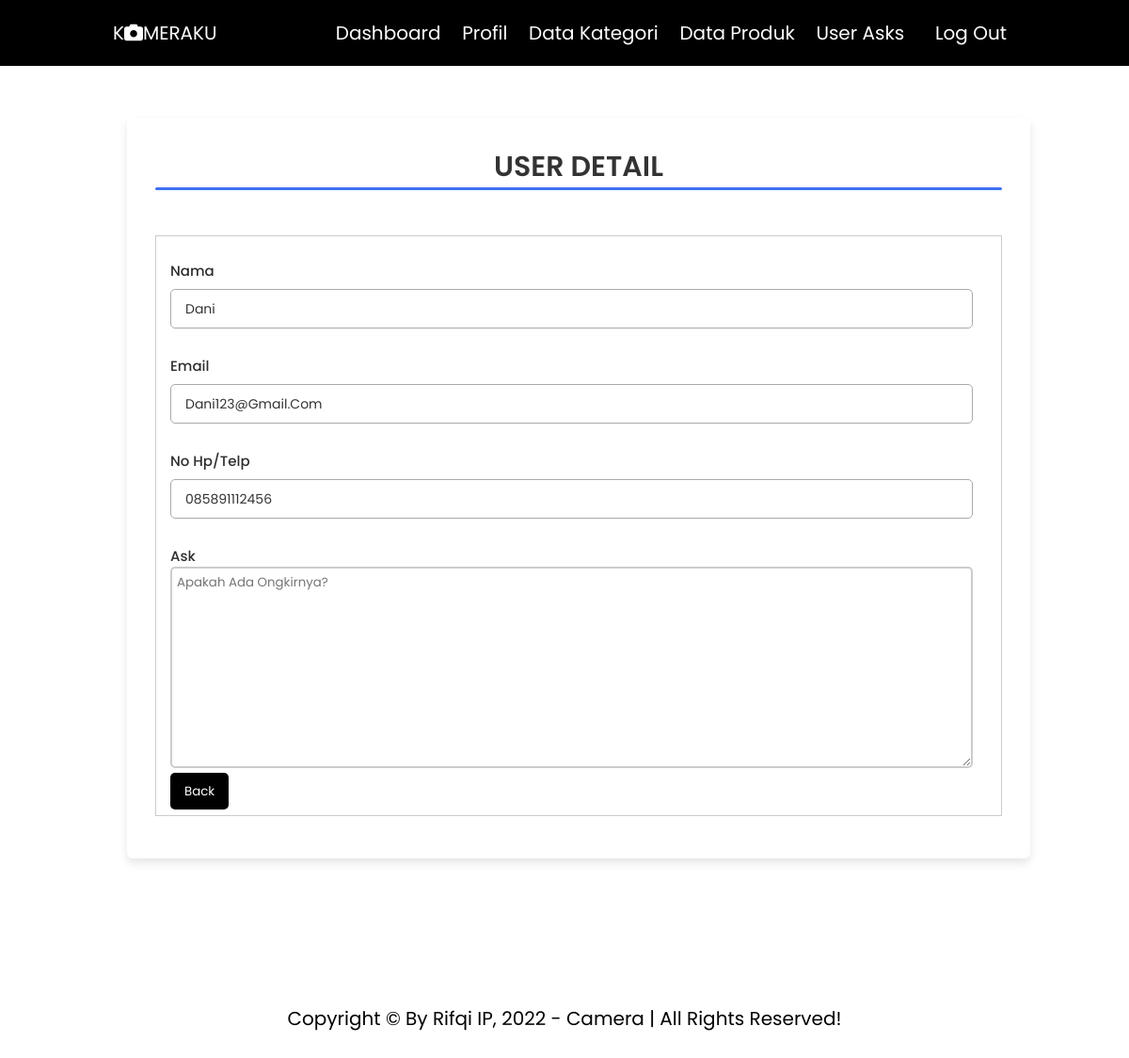
Page /project/viewask.php (signed in) on the committed database.
### tables this page shows
CREATE TABLE `tb_user` (
  `user_id` int(11) NOT NULL,
  `user_name` varchar(50) NOT NULL,
  `user_email` varchar(50) NOT NULL,
  `user_telp` varchar(20) NOT NULL,
  `user_ask` text NOT NULL,
  `date_created` timestamp NOT NULL DEFAULT current_timestamp()
);

### project/viewask.php (the view, shortened to what this page needs)
<?php
include 'db.php';
?>
<!DOCTYPE html>
<html lang="en">
<head>
    <link rel="stylesheet" href="css/style.css">
    <link rel="stylesheet" href="https://cdnjs.cloudflare.com/ajax/libs/font-awesome/6.1.1/css/all.min.css"/>
</head>
<body>
    <section class="header">
        <a href="dashboard.php" class="logo">K<i class="fa-solid fa-camera"></i>meraKu</a>
        <nav class="navbar">
            <a href="dashboard.php" >Dashboard</a>
            <a href="profil.php">Profil</a>
            <a href="data_kategori.php">Data Kategori</a>
            <a href="data_produk.php">Data Produk</a>
            <a href="userask.php">user asks</a>
            <a href="logout.php" class="login-btn">Log out</a>
        </nav>
    </section>
    <section>
    	<div class="container-profil">
            <header>User Detail</header>
            <form action="" >
                <div class="form first" >
                    <div class="details personal">
                        <?php
                        $user = mysqli_query($conn, "SELECT * FROM tb_user ORDER BY user_id DESC");
                        if (mysqli_num_rows($user) > 0){
                            $row = mysqli_fetch_array($user);
                        }
                        ?>
                        <div class="fields">
                            <div class="input-field">
                                <label>Nama</label>
                                <input type="text" name="nama" placeholder="Nama" value="<?php echo $row['user_name'] ?>" readonly>
                            </div>
                            <div class="input-field">
                                <label>email</label>
                                <input type="email" name="email" placeholder="Email" value="<?php echo $row['user_email'] ?>" readonly>
                            </div>
                            <div class="input-field">
                                <label>No Hp/Telp</label>
                                <input type="text" name="hp" placeholder="No HP"  value="<?php echo $row['user_telp'] ?>" readonly>
                            </div>
                            <div class="input-field">
                                <label>Ask</label>
                                <textarea name="ask" id="" cols="30" rows="10" placeholder="<?php echo $row['user_ask'] ?>"  readonly></textarea>
                            </div>
                            <div class="back">
                              <button class="btn"><a href="userask.php">Back</a></button>
                          </div>
                      </div>
                  </div>
              </div>
          </form>
      </div>
  </section>
  <section class="footer">
      <div>
          <div class="credit">Copyright &copy by Rifqi IP, 2022 - Camera | all rights reserved! </div>
      </div>
  </section>
</body>
</html>

### project/css/style.css (style rules this page uses)
* { font-family: 'Poppins', sans-serif; margin:0; padding:0; box-sizing: border-box; outline: none; border:none; text-decoration: none; text-transform: capitalize; }
html { font-size: 62.5%; overflow: auto; }
section { padding: 5rem 10%; }
.header { position: sticky; top: 0; left: 0; right: 0; z-index: 1000; background-color: #000; display: flex; padding-top: 2rem; padding-bottom: 2rem; box-shadow: var(--box-shadow); align-items: center; justify-content: space-between; }
.header .logo { font-size: 2rem; color: #fff; text-transform: uppercase; }
.header .navbar a { font-size: 2rem; margin-left: 2rem; color: #fff; }
.header .navbar .login-btn { color: #fff; text-decoration: none; padding: .5rem 1rem; }
.container-profil { position: relative; max-width: 100%; width: 100%; border-radius: 6px; padding: 30px; margin: 5px 15px; background-color: #fff; box-shadow: 0 5px 10px rgba(0,0,0,0.1); z-index: 1; }
.container-profil header { position: relative; font-size: 30px; font-weight: 600; color: #333; text-align: center; margin-bottom: 5rem; text-transform: uppercase; }
.container-profil header::before { content: ""; position: absolute; left: 0; bottom: -2px; height: 3px; width: 100%; border-radius: 8px; background-color: #4070f4; }
.container-profil form { position: relative; margin-top: 16px; min-height: auto; background-color: #fff; }
.container-profil form .form { position: relative; background-color: #fff; transition: 0.3s ease; }
.container-profil form .fields { display: flex; align-items: center; justify-content: space-between; flex-wrap: wrap; }
form .fields .input-field { display: flex; width: calc(100% / 1 - 15px); flex-direction: column; margin: 10px 0; }
input,textarea { display: block; border: 2px solid #ccc; width: 100%; padding: 5px; border-radius: 5px; }
.input-field label { font-size: 15px; font-weight: 500; color: #2e2e2e; }
input, select { outline: none; font-size: 14px; font-weight: 400; color: #333; border-radius: 5px; border: 1px solid #aaa; padding: 0 15px; height: 42px; margin: 8px 0; }
.details { background-color: #fff; border: 1px solid #ccc; padding: 15px; box-sizing: border-box; margin: 15px 0; }
.back { margin-top: 5; }
button a { padding: 10px 15px; background: #000; color: #fff; border-radius: 5px; border: none; cursor: pointer; margin-top: 5px; }
.btn { margin-top: 5px; background: #000; padding: auto 20px; color: #fff; border-radius: 5px; border: none; cursor: pointer; }
.footer .credit { text-align: center; margin-top: 2.5rem; padding: 1rem; padding-top: 2.5rem; font-size: 2rem; color: var(--white); }

### rows in the picture
tb_user: nama "Dani", email "dani123@gmail.com", hp "085891112456", ask "Apakah ada ongkirnya?"
